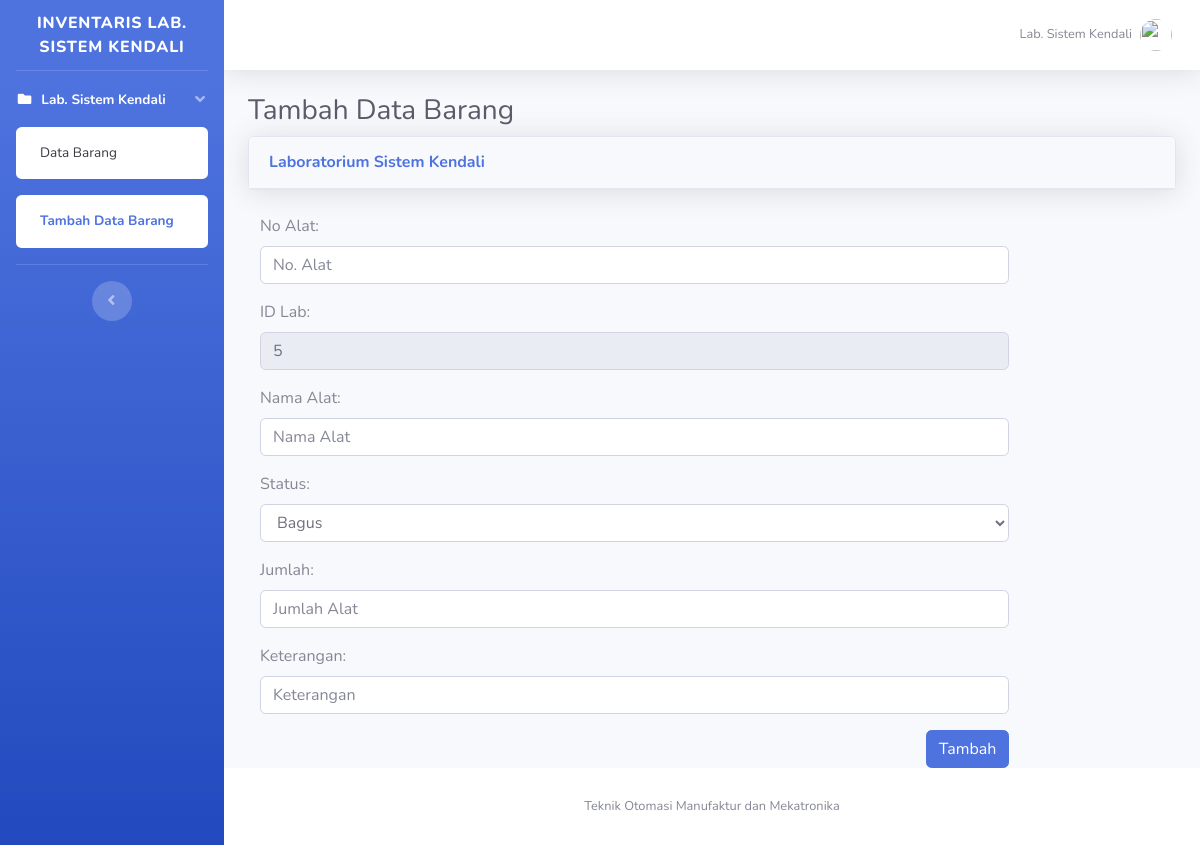
Screenshot of /lab_sistemkendali/tambah_barang.php with the database file from the repository.
### tables this page shows
CREATE TABLE `t_laboratorium` (
  `id_lab` int(4) UNSIGNED NOT NULL,
  `nama_lab` varchar(50) NOT NULL,
  `ka_lab` varchar(20) NOT NULL,
  `username` varchar(30) NOT NULL,
  `password` varchar(40) NOT NULL
);

### lab_sistemkendali/tambah_barang.php (the view, shortened to what this page needs)
<?php
    include "../config.php";
    $query_lab = mysqli_query($koneksi,"SELECT * FROM t_laboratorium where id_lab=5");
    $data_lab = mysqli_fetch_array($query_lab);
?>
<!DOCTYPE html>
<html lang="en">
    <head>
        <link href="../vendor/fontawesome-free/css/all.min.css" rel="stylesheet" type="text/css">
        <link href="../css/sb-admin-2.min.css" rel="stylesheet">
        <link href="../vendor/datatables/dataTables.bootstrap4.min.css" rel="stylesheet">
    </head>
    <body id="page-top">
        <div id="wrapper">
            <ul class="navbar-nav bg-gradient-primary sidebar sidebar-dark accordion" id="accordionSidebar">
                <a class="sidebar-brand d-flex align-items-center justify-content-center" href="lab_robotika.php">
                <div class="sidebar-brand-text mx-3">Inventaris <?=$data_lab['nama_lab'];?></div>
                </a>
                <hr class="sidebar-divider my-0">
                <li class="nav-item active">
                    <a class="nav-link" href="#" data-toggle="collapse" data-target="#collapsePages" aria-expanded="true" aria-controls="collapsePages">
                        <i class="fas fa-fw fa-folder"></i>
                        <span><?=$data_lab['nama_lab'];?></span>
                    </a>
                    <div id="collapsePages" class="collapse show" aria-labelledby="headingPages" data-parent="#accordionSidebar">
                        <div class="bg-white py-2 collapse-inner rounded">
                            <a class="collapse-item" href="index.php">Data Barang</a>
                        </div>
                    </div>
                    <div id="collapsePages" class="collapse show" aria-labelledby="headingPages" data-parent="#accordionSidebar">
                        <div class="bg-white py-2 collapse-inner rounded">
                            <a class="collapse-item active" href="tambah_barang.php">Tambah Data Barang</a>
                        </div>
                    </div>
                </li>
                <hr class="sidebar-divider d-none d-md-block">
                <div class="text-center d-none d-md-inline">
                    <button class="rounded-circle border-0" id="sidebarToggle"></button>
                </div>
            </ul>
            <div id="content-wrapper" class="d-flex flex-column">
                <div id="content">
                    <nav class="navbar navbar-expand navbar-light bg-white topbar mb-4 static-top shadow">
                        <ul class="navbar-nav ml-auto">
                            <li class="nav-item dropdown no-arrow">
                                <a class="nav-link dropdown-toggle" href="#" id="userDropdown" role="button" data-toggle="dropdown" aria-haspopup="true" aria-expanded="false">
                                    <span class="mr-2 d-none d-lg-inline text-gray-600 small"><?=$data_lab['nama_lab'];?></span>
                                    <img class="img-profile rounded-circle" src="../img/Black.png">
                                </a>
                            </li>
                        </ul>
                    </nav>
                    <div class="container-fluid">
                        <h1 class="h3 mb-2 text-gray-800">Tambah Data Barang</h1>
                        <div class="card shadow mb-4">
                            <div class="card-header py-3">
                                <h6 class="m-0 font-weight-bold text-primary">Laboratorium Sistem Kendali</h6>
                            </div>
                        </div>
                        <form class="form-horizontal" action="log_tambah.php" method="post" enctype="multipart/form-data">
                            <div class="form-group">
                                <label class="control-label col-sm-2" for="id_alat">No Alat:</label>
                                <div class="col-sm-10">
                                    <input type="text" class="form-control" name="id_alat" id="id_alat" placeholder="No. Alat" required>
                                </div>
                            </div>
                            <div class="form-group">
                                <label class="control-label col-sm-2" for="id_lab">ID Lab:</label>
                                <div class="col-sm-10">
                                    <input type="number" class="form-control" value="<?=$data_lab['id_lab'];?>" name="id_lab" id="id_lab" placeholder="<?=$data_lab['id_lab'];?>" readonly>
                                </div>
                            </div>
                            <div class="form-group">
                                <label class="control-label col-sm-2" for="nama_alat">Nama Alat:</label>
                                <div class="col-sm-10">
                                    <input type="text" class="form-control" name="nama_alat" id="nama_alat" placeholder="Nama Alat" required>
                                </div>
                            </div>
                            <div class="form-group">
                                <label class="control-label col-sm-2" for="status">Status:</label>
                                <div class="col-sm-10">
                                    <select id="status_alat" name="status_alat" class="form-control">
                                        <option value="Bagus">Bagus</option>
                                    </select>
                                </div>
                            </div>
                            <div class="form-group">
                                <label class="control-label col-sm-2" for="jumlah_alat">Jumlah:</label>
                                <div class="col-sm-10">
                                    <input type="number" class="form-control" name="jumlah_alat" id="jumlah_alat" placeholder="Jumlah Alat" required>
                                </div>
                            </div>
                            <div class="form-group">
                                <label class="control-label col-sm-2" for="keterangan">Keterangan:</label>
                                <div class="col-sm-10">
                                    <input type="text" class="form-control" name="keterangan" id="keterangan" placeholder="Keterangan" required>
                                </div>
                            </div>
                            <div class="form-group">
                                <div class="col-sm-offset-10 col-lg-10">
                                    <button type="submit" class="btn btn-primary float-right" name="insert">Tambah</button>
                                </div>
                            </div>
                        </form>
                    </div>
                </div>
                <footer class="sticky-footer bg-white">
                    <div class="container my-auto">
                        <div class="copyright text-center my-auto">
                            <span>Teknik Otomasi Manufaktur dan Mekatronika</span>
                        </div>
                    </div>
                </footer>
            </div>
        </div>
    </body>
</html>

### rows the page displays
t_laboratorium: nama_lab "LAB. SISTEM KENDALI", nama_lab "Lab. Sistem Kendali", id_lab "5"
